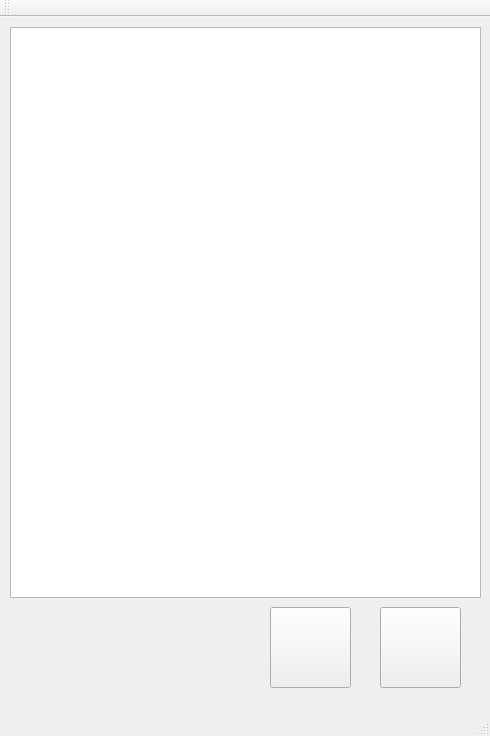
<?xml version="1.0" encoding="UTF-8"?>
<ui version="4.0">
 <class>MainWindow</class>
 <widget class="QMainWindow" name="MainWindow">
  <property name="geometry">
   <rect>
    <x>0</x>
    <y>0</y>
    <width>490</width>
    <height>736</height>
   </rect>
  </property>
  <property name="windowTitle">
   <string>MainWindow</string>
  </property>
  <widget class="QWidget" name="centralWidget">
   <widget class="QListView" name="listView">
    <property name="geometry">
     <rect>
      <x>10</x>
      <y>10</y>
      <width>471</width>
      <height>571</height>
     </rect>
    </property>
   </widget>
   <widget class="QPushButton" name="addButton">
    <property name="geometry">
     <rect>
      <x>380</x>
      <y>590</y>
      <width>81</width>
      <height>81</height>
     </rect>
    </property>
    <property name="text">
     <string/>
    </property>
   </widget>
   <widget class="QPushButton" name="subtractButton">
    <property name="geometry">
     <rect>
      <x>270</x>
      <y>590</y>
      <width>81</width>
      <height>81</height>
     </rect>
    </property>
    <property name="text">
     <string/>
    </property>
   </widget>
  </widget>
  <widget class="QMenuBar" name="menuBar">
   <property name="geometry">
    <rect>
     <x>0</x>
     <y>0</y>
     <width>490</width>
     <height>26</height>
    </rect>
   </property>
  </widget>
  <widget class="QToolBar" name="mainToolBar">
   <attribute name="toolBarArea">
    <enum>TopToolBarArea</enum>
   </attribute>
   <attribute name="toolBarBreak">
    <bool>false</bool>
   </attribute>
  </widget>
  <widget class="QStatusBar" name="statusBar"/>
 </widget>
 <layoutdefault spacing="6" margin="11"/>
 <resources/>
 <connections/>
</ui>
